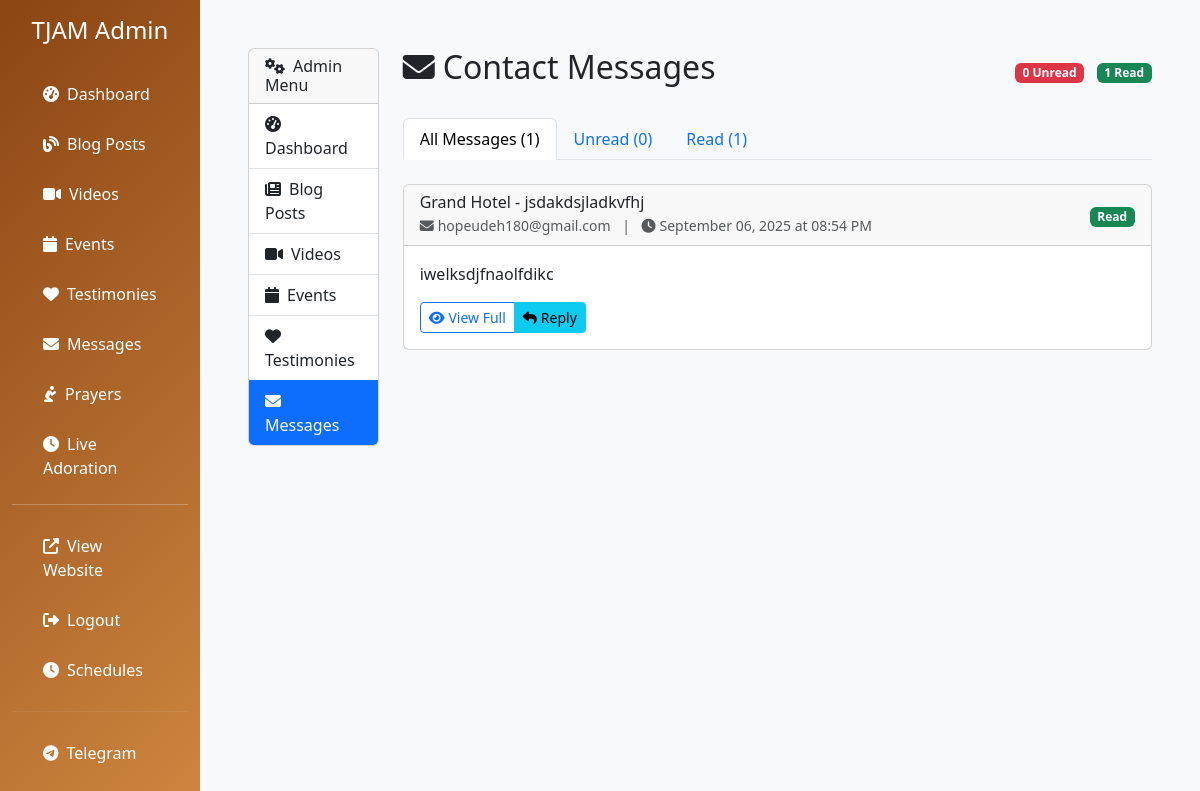
/admin/messages (signed in), run on the app's committed database.
### app.py (models this page shows)
class Contact(db.Model):
    id = db.Column(db.Integer, primary_key=True)
    name = db.Column(db.String(100), nullable=False)
    email = db.Column(db.String(120), nullable=False)
    subject = db.Column(db.String(200))
    message = db.Column(db.Text, nullable=False)
    is_read = db.Column(db.Boolean, default=False)
    created_at = db.Column(db.DateTime, default=datetime.utcnow)

### app.py (the view)
@app.route('/admin/messages')
@login_required
def admin_messages():
    if not current_user.is_admin:
        return redirect(url_for('index'))
    try:
        messages = Contact.query.order_by(Contact.created_at.desc()).all()
        return render_template('admin/messages.html', messages=messages)
    except Exception as e:
        app.logger.error(f"Error loading admin messages: {e}")
        flash('An error occurred loading messages.', 'error')
        return redirect(url_for('admin_dashboard'))

### app.py (called while the page is built)
@app.context_processor
def inject_current_year():
    return {'current_year': datetime.now().year}

@login_manager.user_loader
def load_user(user_id):
    return User.query.get(int(user_id))

### templates/admin/messages.html (shortened to what this page needs)
{% extends "admin/base.html" %}
{% block content %}
<div class="container-fluid my-4">
    <div class="row">
        <div class="col-md-3 col-lg-2">
            <div class="card">
                <div class="card-header">
                    <h6 class="mb-0"><i class="fas fa-cogs me-2"></i>Admin Menu</h6>
                </div>
                <div class="list-group list-group-flush">
                    <a href="{{ url_for('admin_dashboard') }}" class="list-group-item list-group-item-action">
                        <i class="fas fa-tachometer-alt me-2"></i>Dashboard
                    </a>
                    <a href="{{ url_for('admin_posts') }}" class="list-group-item list-group-item-action">
                        <i class="fas fa-newspaper me-2"></i>Blog Posts
                    </a>
                    <a href="{{ url_for('admin_videos') }}" class="list-group-item list-group-item-action">
                        <i class="fas fa-video me-2"></i>Videos
                    </a>
                    <a href="{{ url_for('admin_events') }}" class="list-group-item list-group-item-action">
                        <i class="fas fa-calendar me-2"></i>Events
                    </a>
                    <a href="{{ url_for('admin_testimonies') }}" class="list-group-item list-group-item-action">
                        <i class="fas fa-heart me-2"></i>Testimonies
                    </a>
                    <a href="{{ url_for('admin_messages') }}" class="list-group-item list-group-item-action active">
                        <i class="fas fa-envelope me-2"></i>Messages
                    </a>
                </div>
            </div>
        </div>
        <div class="col-md-9 col-lg-10">
            <div class="d-flex justify-content-between align-items-center mb-4">
                <h2><i class="fas fa-envelope me-2"></i>Contact Messages</h2>
                <div>
                    <span class="badge bg-danger me-2">
                        {{ messages | selectattr('is_read', 'equalto', False) | list | length }} Unread
                    </span>
                    <span class="badge bg-success">
                        {{ messages | selectattr('is_read', 'equalto', True) | list | length }} Read
                    </span>
                </div>
            </div>
            {% if messages %}
            <ul class="nav nav-tabs mb-4" id="messagesTabs" role="tablist">
                <li class="nav-item" role="presentation">
                    <button class="nav-link active" id="all-tab" data-bs-toggle="tab"
                            data-bs-target="#all" type="button" role="tab">
                        All Messages ({{ messages|length }})
                    </button>
                </li>
                <li class="nav-item" role="presentation">
                    <button class="nav-link" id="unread-tab" data-bs-toggle="tab"
                            data-bs-target="#unread" type="button" role="tab">
                        Unread ({{ messages | selectattr('is_read', 'equalto', False) | list | length }})
                    </button>
                </li>
                <li class="nav-item" role="presentation">
                    <button class="nav-link" id="read-tab" data-bs-toggle="tab"
                            data-bs-target="#read" type="button" role="tab">
                        Read ({{ messages | selectattr('is_read', 'equalto', True) | list | length }})
                    </button>
                </li>
            </ul>
            <div class="tab-content" id="messagesTabContent">
                <div class="tab-pane fade show active" id="all" role="tabpanel">
                    {% for message in messages %}
                    <div class="card mb-3 {% if not message.is_read %}border-primary{% endif %}">
                        <div class="card-header d-flex justify-content-between align-items-center">
                            <div>
                                <h6 class="mb-0">
                                    {{ message.name }}
                                    {% if message.subject %}
                                        - {{ message.subject }}
                                    {% endif %}
                                </h6>
                                <small class="text-muted">
                                    <i class="fas fa-envelope me-1"></i>{{ message.email }}
                                    <span class="mx-2">|</span>
                                    <i class="fas fa-clock me-1"></i>{{ message.created_at.strftime('%B %d, %Y at %I:%M %p') }}
                                </small>
                            </div>
                            <div>
                                {% if message.is_read %}
                                    <span class="badge bg-success">Read</span>
                                {% else %}
                                    <span class="badge bg-primary">New</span>
                                {% endif %}
                            </div>
                        </div>
                        <div class="card-body">
                            <p class="card-text">
                                {{ message.message[:200] }}{% if message.message|length > 200 %}...{% endif %}
                            </p>
                            <div class="btn-group" role="group">
                                <button type="button" class="btn btn-outline-primary btn-sm"
                                        data-bs-toggle="modal"
                                        data-bs-target="#messageModal{{ message.id }}">
                                    <i class="fas fa-eye me-1"></i>View Full
                                </button>
                                <a href="mailto:{{ message.email }}?subject=Re: {{ message.subject or 'Your message to TJAM' }}&body=Dear {{ message.name }},%0D%0A%0D%0AThank you for contacting Triumphant Jesus Adoration Ministry.%0D%0A%0D%0A"
                                   class="btn btn-info btn-sm">
                                    <i class="fas fa-reply me-1"></i>Reply
                                </a>
                            </div>
                        </div>
                    </div>
                    {% endfor %}
                </div>
            </div>
            {% endif %}
        </div>
    </div>
</div>
{% endblock %}

### data on the page
Contact: name "Grand Hotel", subject "jsdakdsjladkvfhj", email "hopeudeh180@gmail.com", created_at "September 06, 2025 at 08:54 PM", is_read "Read", message "iwelksdjfnaolfdikc"

### other printed values
{{ messages | selectattr('is_read', 'equalto', False) | list | length }} "0"
{{ messages | selectattr('is_read', 'equalto', True) | list | length }} "1"
{{ messages|length }} "1"
